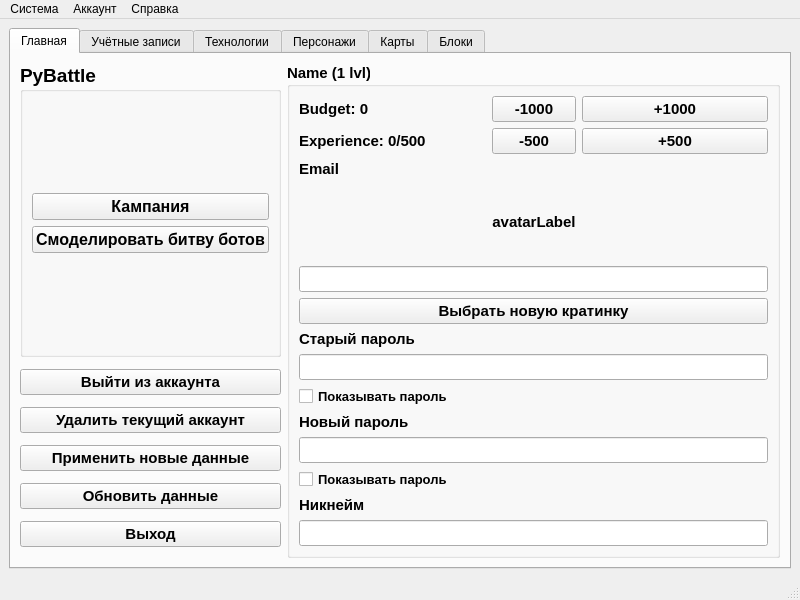
<?xml version="1.0" encoding="UTF-8"?>
<ui version="4.0">
 <class>MainWindow</class>
 <widget class="QMainWindow" name="MainWindow">
  <property name="geometry">
   <rect>
    <x>0</x>
    <y>0</y>
    <width>800</width>
    <height>600</height>
   </rect>
  </property>
  <property name="minimumSize">
   <size>
    <width>800</width>
    <height>600</height>
   </size>
  </property>
  <property name="windowTitle">
   <string>Главное окно</string>
  </property>
  <widget class="QWidget" name="centralwidget">
   <layout class="QGridLayout" name="gridLayout_2">
    <item row="0" column="0">
     <layout class="QGridLayout" name="gridLayout">
      <item row="0" column="0">
       <widget class="QTabWidget" name="tabWidget">
        <property name="currentIndex">
         <number>0</number>
        </property>
        <widget class="QWidget" name="mainTab">
         <attribute name="title">
          <string>Главная</string>
         </attribute>
         <layout class="QGridLayout" name="gridLayout_8">
          <item row="0" column="0">
           <layout class="QGridLayout" name="gridLayout_3">
            <item row="0" column="1" rowspan="5">
             <widget class="QGroupBox" name="profileGroupBox">
              <property name="font">
               <font>
                <pointsize>11</pointsize>
                <weight>75</weight>
                <bold>true</bold>
               </font>
              </property>
              <property name="title">
               <string>Name (1 lvl)</string>
              </property>
              <layout class="QGridLayout" name="gridLayout_5">
               <item row="0" column="0">
                <layout class="QGridLayout" name="gridLayout_4">
                 <item row="0" column="0">
                  <widget class="QLabel" name="budgetLabel">
                   <property name="sizePolicy">
                    <sizepolicy hsizetype="Preferred" vsizetype="Maximum">
                     <horstretch>0</horstretch>
                     <verstretch>0</verstretch>
                    </sizepolicy>
                   </property>
                   <property name="text">
                    <string>Budget: 0</string>
                   </property>
                  </widget>
                 </item>
                 <item row="7" column="0" colspan="3">
                  <widget class="QLineEdit" name="oldPasswordLineEdit">
                   <property name="minimumSize">
                    <size>
                     <width>0</width>
                     <height>25</height>
                    </size>
                   </property>
                  </widget>
                 </item>
                 <item row="1" column="2">
                  <widget class="QPushButton" name="addExperiencePushButton">
                   <property name="text">
                    <string>+500</string>
                   </property>
                  </widget>
                 </item>
                 <item row="4" column="0" colspan="3">
                  <widget class="QLineEdit" name="avatarLineEdit">
                   <property name="minimumSize">
                    <size>
                     <width>0</width>
                     <height>25</height>
                    </size>
                   </property>
                   <property name="readOnly">
                    <bool>true</bool>
                   </property>
                  </widget>
                 </item>
                 <item row="3" column="0">
                  <spacer name="horizontalSpacer">
                   <property name="orientation">
                    <enum>Qt::Horizontal</enum>
                   </property>
                   <property name="sizeHint" stdset="0">
                    <size>
                     <width>40</width>
                     <height>20</height>
                    </size>
                   </property>
                  </spacer>
                 </item>
                 <item row="14" column="0" colspan="3">
                  <widget class="QLineEdit" name="nicknameLineEdit">
                   <property name="minimumSize">
                    <size>
                     <width>0</width>
                     <height>25</height>
                    </size>
                   </property>
                  </widget>
                 </item>
                 <item row="0" column="1">
                  <widget class="QPushButton" name="reduceBudgetPushButton">
                   <property name="text">
                    <string>-1000</string>
                   </property>
                  </widget>
                 </item>
                 <item row="3" column="1">
                  <widget class="QLabel" name="avatarLabel">
                   <property name="minimumSize">
                    <size>
                     <width>60</width>
                     <height>75</height>
                    </size>
                   </property>
                   <property name="maximumSize">
                    <size>
                     <width>120</width>
                     <height>150</height>
                    </size>
                   </property>
                   <property name="text">
                    <string>avatarLabel</string>
                   </property>
                   <property name="scaledContents">
                    <bool>true</bool>
                   </property>
                   <property name="alignment">
                    <set>Qt::AlignCenter</set>
                   </property>
                  </widget>
                 </item>
                 <item row="8" column="0" colspan="3">
                  <widget class="QCheckBox" name="showOldPasswordCheckBox">
                   <property name="font">
                    <font>
                     <pointsize>10</pointsize>
                     <weight>75</weight>
                     <bold>true</bold>
                    </font>
                   </property>
                   <property name="text">
                    <string>Показывать пароль</string>
                   </property>
                  </widget>
                 </item>
                 <item row="0" column="2">
                  <widget class="QPushButton" name="addBudgetPushButton">
                   <property name="text">
                    <string>+1000</string>
                   </property>
                  </widget>
                 </item>
                 <item row="12" column="0" colspan="3">
                  <widget class="QCheckBox" name="showPasswordCheckBox">
                   <property name="font">
                    <font>
                     <pointsize>10</pointsize>
                     <weight>75</weight>
                     <bold>true</bold>
                    </font>
                   </property>
                   <property name="text">
                    <string>Показывать пароль</string>
                   </property>
                  </widget>
                 </item>
                 <item row="2" column="0" colspan="3">
                  <widget class="QLabel" name="emailLabel">
                   <property name="sizePolicy">
                    <sizepolicy hsizetype="Preferred" vsizetype="Maximum">
                     <horstretch>0</horstretch>
                     <verstretch>0</verstretch>
                    </sizepolicy>
                   </property>
                   <property name="text">
                    <string>Email</string>
                   </property>
                  </widget>
                 </item>
                 <item row="11" column="0" colspan="3">
                  <widget class="QLineEdit" name="passwordLineEdit">
                   <property name="minimumSize">
                    <size>
                     <width>0</width>
                     <height>25</height>
                    </size>
                   </property>
                  </widget>
                 </item>
                 <item row="1" column="1">
                  <widget class="QPushButton" name="reduceExperiencePushButton">
                   <property name="text">
                    <string>-500</string>
                   </property>
                  </widget>
                 </item>
                 <item row="6" column="0" colspan="3">
                  <widget class="QLabel" name="label_2">
                   <property name="sizePolicy">
                    <sizepolicy hsizetype="Preferred" vsizetype="Maximum">
                     <horstretch>0</horstretch>
                     <verstretch>0</verstretch>
                    </sizepolicy>
                   </property>
                   <property name="font">
                    <font>
                     <pointsize>11</pointsize>
                     <weight>75</weight>
                     <bold>true</bold>
                    </font>
                   </property>
                   <property name="text">
                    <string>Старый пароль</string>
                   </property>
                  </widget>
                 </item>
                 <item row="5" column="0" colspan="3">
                  <widget class="QPushButton" name="selectAvatarPushButton">
                   <property name="text">
                    <string>Выбрать новую кратинку</string>
                   </property>
                  </widget>
                 </item>
                 <item row="3" column="2">
                  <spacer name="horizontalSpacer_2">
                   <property name="orientation">
                    <enum>Qt::Horizontal</enum>
                   </property>
                   <property name="sizeHint" stdset="0">
                    <size>
                     <width>40</width>
                     <height>20</height>
                    </size>
                   </property>
                  </spacer>
                 </item>
                 <item row="13" column="0" colspan="3">
                  <widget class="QLabel" name="label">
                   <property name="sizePolicy">
                    <sizepolicy hsizetype="Preferred" vsizetype="Maximum">
                     <horstretch>0</horstretch>
                     <verstretch>0</verstretch>
                    </sizepolicy>
                   </property>
                   <property name="font">
                    <font>
                     <pointsize>11</pointsize>
                     <weight>75</weight>
                     <bold>true</bold>
                    </font>
                   </property>
                   <property name="text">
                    <string>Никнейм</string>
                   </property>
                  </widget>
                 </item>
                 <item row="1" column="0">
                  <widget class="QLabel" name="experienceLabel">
                   <property name="sizePolicy">
                    <sizepolicy hsizetype="Preferred" vsizetype="Maximum">
                     <horstretch>0</horstretch>
                     <verstretch>0</verstretch>
                    </sizepolicy>
                   </property>
                   <property name="text">
                    <string>Experience: 0/500</string>
                   </property>
                  </widget>
                 </item>
                 <item row="10" column="0" colspan="3">
                  <widget class="QLabel" name="label_3">
                   <property name="sizePolicy">
                    <sizepolicy hsizetype="Preferred" vsizetype="Maximum">
                     <horstretch>0</horstretch>
                     <verstretch>0</verstretch>
                    </sizepolicy>
                   </property>
                   <property name="font">
                    <font>
                     <pointsize>11</pointsize>
                     <weight>75</weight>
                     <bold>true</bold>
                    </font>
                   </property>
                   <property name="text">
                    <string>Новый пароль</string>
                   </property>
                  </widget>
                 </item>
                </layout>
               </item>
              </layout>
             </widget>
            </item>
            <item row="3" column="0" rowspan="2">
             <layout class="QGridLayout" name="gridLayout_6">
              <item row="4" column="0">
               <widget class="QPushButton" name="updateDataPushButton">
                <property name="font">
                 <font>
                  <pointsize>11</pointsize>
                  <weight>75</weight>
                  <bold>true</bold>
                 </font>
                </property>
                <property name="text">
                 <string>Обновить данные</string>
                </property>
               </widget>
              </item>
              <item row="5" column="0">
               <widget class="QPushButton" name="exitPushButton">
                <property name="font">
                 <font>
                  <pointsize>11</pointsize>
                  <weight>75</weight>
                  <bold>true</bold>
                 </font>
                </property>
                <property name="text">
                 <string>Выход</string>
                </property>
               </widget>
              </item>
              <item row="1" column="0">
               <widget class="QPushButton" name="authPushButton">
                <property name="font">
                 <font>
                  <pointsize>11</pointsize>
                  <weight>75</weight>
                  <bold>true</bold>
                 </font>
                </property>
                <property name="text">
                 <string>Выйти из аккаунта</string>
                </property>
               </widget>
              </item>
              <item row="3" column="0">
               <widget class="QPushButton" name="applyDataUserPushButton">
                <property name="font">
                 <font>
                  <pointsize>11</pointsize>
                  <weight>75</weight>
                  <bold>true</bold>
                 </font>
                </property>
                <property name="text">
                 <string>Применить новые данные</string>
                </property>
               </widget>
              </item>
              <item row="2" column="0">
               <widget class="QPushButton" name="deleteAccountPushButton">
                <property name="font">
                 <font>
                  <pointsize>11</pointsize>
                  <weight>75</weight>
                  <bold>true</bold>
                 </font>
                </property>
                <property name="text">
                 <string>Удалить текущий аккаунт</string>
                </property>
               </widget>
              </item>
             </layout>
            </item>
            <item row="0" column="0" rowspan="3">
             <widget class="QGroupBox" name="mainMenuGroupBox">
              <property name="font">
               <font>
                <pointsize>14</pointsize>
                <weight>75</weight>
                <bold>true</bold>
               </font>
              </property>
              <property name="title">
               <string>PyBattle</string>
              </property>
              <layout class="QVBoxLayout" name="verticalLayout_2">
               <item>
                <layout class="QGridLayout" name="gridLayout_7">
                 <item row="0" column="0">
                  <widget class="QPushButton" name="campaignPushButton">
                   <property name="font">
                    <font>
                     <pointsize>12</pointsize>
                     <weight>75</weight>
                     <bold>true</bold>
                    </font>
                   </property>
                   <property name="text">
                    <string>Кампания</string>
                   </property>
                  </widget>
                 </item>
                 <item row="1" column="0">
                  <widget class="QPushButton" name="battleBotsPushButton">
                   <property name="font">
                    <font>
                     <pointsize>12</pointsize>
                     <weight>75</weight>
                     <bold>true</bold>
                    </font>
                   </property>
                   <property name="text">
                    <string>Смоделировать битву ботов</string>
                   </property>
                  </widget>
                 </item>
                </layout>
               </item>
              </layout>
             </widget>
            </item>
           </layout>
          </item>
         </layout>
        </widget>
        <widget class="QWidget" name="userManagerTab">
         <attribute name="title">
          <string>Учётные записи</string>
         </attribute>
         <layout class="QGridLayout" name="gridLayout_10">
          <item row="0" column="0">
           <layout class="QGridLayout" name="gridLayout_9">
            <item row="1" column="0">
             <widget class="QPushButton" name="refreshUserPushButton">
              <property name="font">
               <font>
                <pointsize>10</pointsize>
                <weight>75</weight>
                <bold>true</bold>
               </font>
              </property>
              <property name="text">
               <string>Обновить</string>
              </property>
             </widget>
            </item>
            <item row="1" column="1">
             <widget class="QPushButton" name="deleteUserPushButton">
              <property name="font">
               <font>
                <pointsize>10</pointsize>
                <weight>75</weight>
                <bold>true</bold>
               </font>
              </property>
              <property name="text">
               <string>Удалить</string>
              </property>
             </widget>
            </item>
            <item row="0" column="0" colspan="2">
             <widget class="QTableWidget" name="usersTableWidget">
              <property name="editTriggers">
               <set>QAbstractItemView::NoEditTriggers</set>
              </property>
              <property name="sortingEnabled">
               <bool>true</bool>
              </property>
             </widget>
            </item>
           </layout>
          </item>
         </layout>
        </widget>
        <widget class="QWidget" name="technologiesTab">
         <attribute name="title">
          <string>Технологии</string>
         </attribute>
         <layout class="QGridLayout" name="gridLayout_12">
          <item row="0" column="0">
           <layout class="QGridLayout" name="gridLayout_11">
            <item row="0" column="0" colspan="2">
             <widget class="QListWidget" name="technologiesListWidget"/>
            </item>
            <item row="1" column="0" colspan="2">
             <widget class="QPushButton" name="refreshTechnologiesPushButton">
              <property name="font">
               <font>
                <pointsize>10</pointsize>
                <weight>75</weight>
                <bold>true</bold>
               </font>
              </property>
              <property name="text">
               <string>Обновить</string>
              </property>
             </widget>
            </item>
           </layout>
          </item>
         </layout>
        </widget>
        <widget class="QWidget" name="charactersTab">
         <attribute name="title">
          <string>Персонажи</string>
         </attribute>
         <layout class="QGridLayout" name="gridLayout_14">
          <item row="0" column="0">
           <layout class="QGridLayout" name="gridLayout_13">
            <item row="0" column="0">
             <widget class="QListWidget" name="charactersListWidget"/>
            </item>
            <item row="1" column="0">
             <widget class="QPushButton" name="refreshCharactersPushButton">
              <property name="font">
               <font>
                <pointsize>10</pointsize>
                <weight>75</weight>
                <bold>true</bold>
               </font>
              </property>
              <property name="text">
               <string>Обновить</string>
              </property>
             </widget>
            </item>
           </layout>
          </item>
         </layout>
        </widget>
        <widget class="QWidget" name="mapsTab">
         <attribute name="title">
          <string>Карты</string>
         </attribute>
         <layout class="QGridLayout" name="gridLayout_16">
          <item row="0" column="0">
           <layout class="QGridLayout" name="gridLayout_15">
            <item row="0" column="0">
             <widget class="QListWidget" name="mapsListWidget"/>
            </item>
            <item row="1" column="0">
             <widget class="QPushButton" name="refreshMapsPushButton">
              <property name="font">
               <font>
                <pointsize>10</pointsize>
                <weight>75</weight>
                <bold>true</bold>
               </font>
              </property>
              <property name="text">
               <string>Обновить</string>
              </property>
             </widget>
            </item>
           </layout>
          </item>
         </layout>
        </widget>
        <widget class="QWidget" name="blocksTab">
         <attribute name="title">
          <string>Блоки</string>
         </attribute>
         <layout class="QGridLayout" name="gridLayout_18">
          <item row="0" column="0">
           <layout class="QGridLayout" name="gridLayout_17">
            <item row="0" column="0">
             <widget class="QListWidget" name="blocksListWidget"/>
            </item>
            <item row="1" column="0">
             <widget class="QPushButton" name="refreshBlocksPushButton">
              <property name="font">
               <font>
                <pointsize>10</pointsize>
                <weight>75</weight>
                <bold>true</bold>
               </font>
              </property>
              <property name="text">
               <string>Обновить</string>
              </property>
             </widget>
            </item>
           </layout>
          </item>
         </layout>
        </widget>
       </widget>
      </item>
     </layout>
    </item>
   </layout>
  </widget>
  <widget class="QMenuBar" name="menubar">
   <property name="geometry">
    <rect>
     <x>0</x>
     <y>0</y>
     <width>800</width>
     <height>21</height>
    </rect>
   </property>
   <widget class="QMenu" name="menu">
    <property name="title">
     <string>Система</string>
    </property>
    <addaction name="defaultAction"/>
    <addaction name="settingsAction"/>
    <addaction name="exitAction"/>
   </widget>
   <widget class="QMenu" name="menu_2">
    <property name="title">
     <string>Аккаунт</string>
    </property>
    <addaction name="newGameAction"/>
    <addaction name="logoutAction"/>
   </widget>
   <widget class="QMenu" name="menu_3">
    <property name="title">
     <string>Справка</string>
    </property>
    <addaction name="aboutAppAction"/>
   </widget>
   <addaction name="menu"/>
   <addaction name="menu_2"/>
   <addaction name="menu_3"/>
  </widget>
  <widget class="QStatusBar" name="statusbar"/>
  <action name="settingsAction">
   <property name="text">
    <string>Настройка</string>
   </property>
  </action>
  <action name="exitAction">
   <property name="text">
    <string>Закрыть приложение</string>
   </property>
  </action>
  <action name="defaultAction">
   <property name="text">
    <string>Очистить БД и выставить все по умолчанию</string>
   </property>
  </action>
  <action name="aboutAppAction">
   <property name="text">
    <string>О программе</string>
   </property>
  </action>
  <action name="newGameAction">
   <property name="text">
    <string>Начать игру по новой</string>
   </property>
  </action>
  <action name="logoutAction">
   <property name="text">
    <string>Выйти из аккаунта</string>
   </property>
  </action>
 </widget>
 <resources/>
 <connections/>
</ui>
